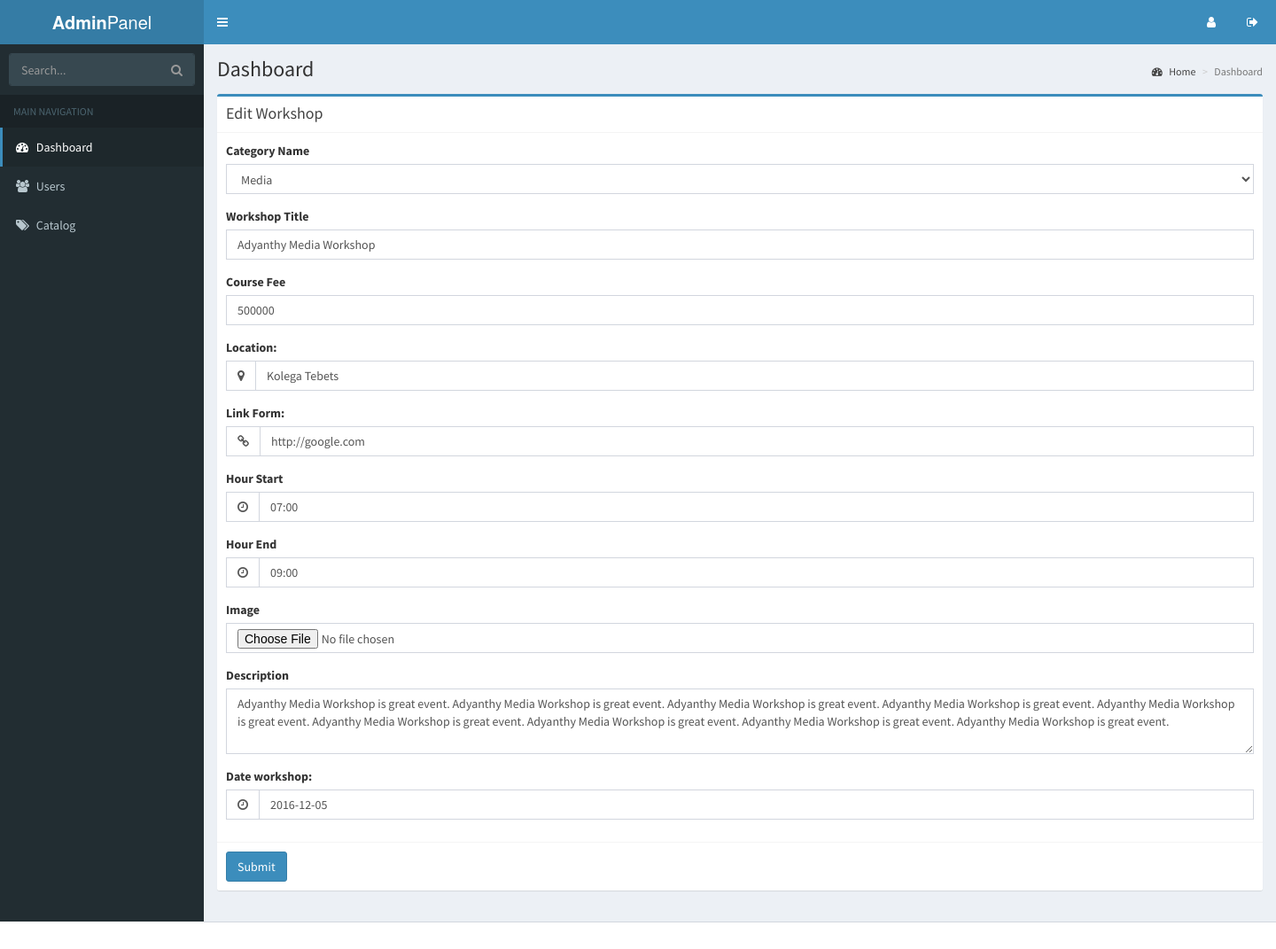
/adminpanel/workshop/edit_workshop/4, run on the app's committed database.
### tables this page shows
CREATE TABLE IF NOT EXISTS `vc_workshop` (
  `id_workshop` int(11) NOT NULL AUTO_INCREMENT,
  `id_category` int(11) NOT NULL,
  `workshop_title` varchar(200) NOT NULL,
  `workshop_description` longtext NOT NULL,
  `image_workshop` varchar(200) NOT NULL,
  `course_fee` int(11) NOT NULL,
  `hour_start` varchar(200) NOT NULL,
  `hour_end` varchar(200) NOT NULL,
  `location` varchar(200) NOT NULL,
  `link_form` varchar(500) NOT NULL,
  `date_workshop` date NOT NULL,
  `date_insert` datetime NOT NULL,
  PRIMARY KEY (`id_workshop`)
);

### application/controllers/adminpanel/Workshop.php (called while the page is built, shortened)
<?php
class workshop extends CI_Controller {
	public function __construct(){
		$this->load->model('mworkshop','mwk');
    $this->load->library('pagination');
	}
		function edit_workshop(){
			$data['title_web'] = 'Edit workshop | Adminpanel Vorcee';
			$data['path_content'] = 'admin/workshop/edit_workshop';
      $data['category'] = $this->mwk->fetchAllCategory();
			$id=$this->uri->segment(4);
			$data['result']=$this->mod->getDataWhere('workshop','id_workshop',$id);
        $this->form_validation->set_rules('category','Category Name','required');
        $this->form_validation->set_rules('course_fee','Fee','required');
				$this->form_validation->set_rules('workshop_title','title','required');
				$this->form_validation->set_rules('workshop_description','description','required');
				$this->form_validation->set_rules('hour_start','Hour Start','required');
				$this->form_validation->set_rules('hour_end','Hour End','required');
				$this->form_validation->set_rules('date_workshop','Date','required');
				$this->form_validation->set_rules('location','Location','required');
				$this->form_validation->set_rules('link_form','Link Form','required');
			if(!$this->form_validation->run()){
				$data['error'] = false;
				$this->load->view('admin/index',$data);
	}
	}
}
?>

### index.php (called while the page is built, shortened)
<?php
require_once BASEPATH.'core/CodeIgniter.php';

### application/models/Mworkshop.php (called while the page is built, shortened)
<?php
class Mworkshop extends CI_Model {
		function fetchAllCategory(){
			$query = $this->db->get('category');
			if($query->num_rows()>0){
				return $query->result();
			}
			else return FALSE;
		}
}

### application/models/Mmodule.php (called while the page is built, shortened)
<?php
class Mmodule extends CI_Model {
	function getDataWhere($table_name,$field,$value){
		$this->db->where($field,$value);
		$query = $this->db->get($table_name);
		if($query->num_rows()>0)
			return $query->row_array();
		else return false;
	}
}
?>

### application/views/admin/workshop/edit_workshop.php (the view, shortened to what this page needs)
<section class="content">
  <div class="row">
  <div class="col-md-12">
  <div class="box box-primary">
  <div class="box-header with-border">
    <h3 class="box-title">Edit Workshop</h3>
  </div>
  <div class="box-body">
    <?php echo form_open_multipart('');?>
      <div class="form-group">
        <label>Category Name</label>
        <?php
          $options = array();
          if($category!=FALSE){
            foreach ($category as $rows) {
                $options[$rows->id_category] = $rows->name_category;
            }
            echo form_dropdown('category',$options,$result['id_category'],"class='form-control'");
          }
         ?>
        </div>
      <div class="form-group">
        <label>Workshop Title </label>
        <input type="text" class="form-control"  name="workshop_title" value="<?php echo $result['workshop_title']?>">
        </div>
      <div class="form-group">
        <label>Course Fee </label>
        <input type="text" class="form-control"  name="course_fee" value="<?php echo $result['course_fee']?>">
      </div>
      <div class="form-group">
        <label>Location:</label>
        <div class="input-group">
          <div class="input-group-addon">
            <i class="fa fa-map-marker"></i>
          </div>
          <input type="text" class="form-control pull-right" name="location" value="<?php echo $result['location']?>">
        </div>
      </div>
      <div class="form-group">
        <label>Link Form:</label>
        <div class="input-group">
          <div class="input-group-addon">
            <i class="fa fa-link"></i>
          </div>
          <input type="text" class="form-control pull-right" name="link_form" value="<?php echo $result['link_form']?>">
        </div>
      </div>
      <div class="form-group">
        <label>Hour Start </label>
        <div class="bootstrap-timepicker">
                <div class="form-group">
                  <div class="input-group">
                  <div class="input-group-addon">
                      <i class="fa fa-clock-o"></i>
                    </div>
                    <input type="text" class="form-control timepicker" name="hour_start" value="<?php echo $result['hour_start']?>">
                  </div>
                </div>
              </div>
      </div>
      <div class="form-group">
        <label>Hour End </label>
        <div class="bootstrap-timepicker">
                <div class="form-group">
                  <div class="input-group">
                  <div class="input-group-addon">
                      <i class="fa fa-clock-o"></i>
                    </div>
                    <input type="text" class="form-control timepicker2" name="hour_end" value="<?php echo $result['hour_end']?>">
                  </div>
                </div>
              </div>
      </div>
      <div class="form-group">
        <label>Image</label>
        <input type="file" class="form-control"  name="userfile">
      </div>
      <div class="form-group">
        <label>Description </label>
        <textarea class="form-control" rows="3"  name="workshop_description" ><?php echo $result['workshop_description']?></textarea>
      </div>
      <div class="form-group">
        <label>Date workshop:</label>
        <div class="input-group">
          <div class="input-group-addon">
            <i class="fa fa-clock-o"></i>
          </div>
          <input type="text" class="form-control pull-right" id="datepicker" name="date_workshop" value="<?php echo $result['date_workshop']?>">
        </div>
      </div>
      </div>
      <div class="box-footer">
        <button type="submit" class="btn btn-primary">Submit</button>
      </div>
  </div>
</div>
</div>
</div>

### data on the page
vc_workshop: workshop_title "Adyanthy Media Workshop", course_fee "500000", location "Kolega Tebets", link_form "http://google.com", hour_start "07:00", hour_end "09:00", workshop_description "Adyanthy Media Workshop is great event. Adyanthy Media Workshop is great event. Adyanthy Media Workshop is great event. Adyanthy Media Workshop is great event. Adyanthy Media Workshop is great event. Adyanthy Media Workshop is great event. Adyanthy Media Workshop is great event. Adyanthy Media Workshop is great event. Adyanthy Media Workshop is great event.", date_workshop "2016-12-05"
